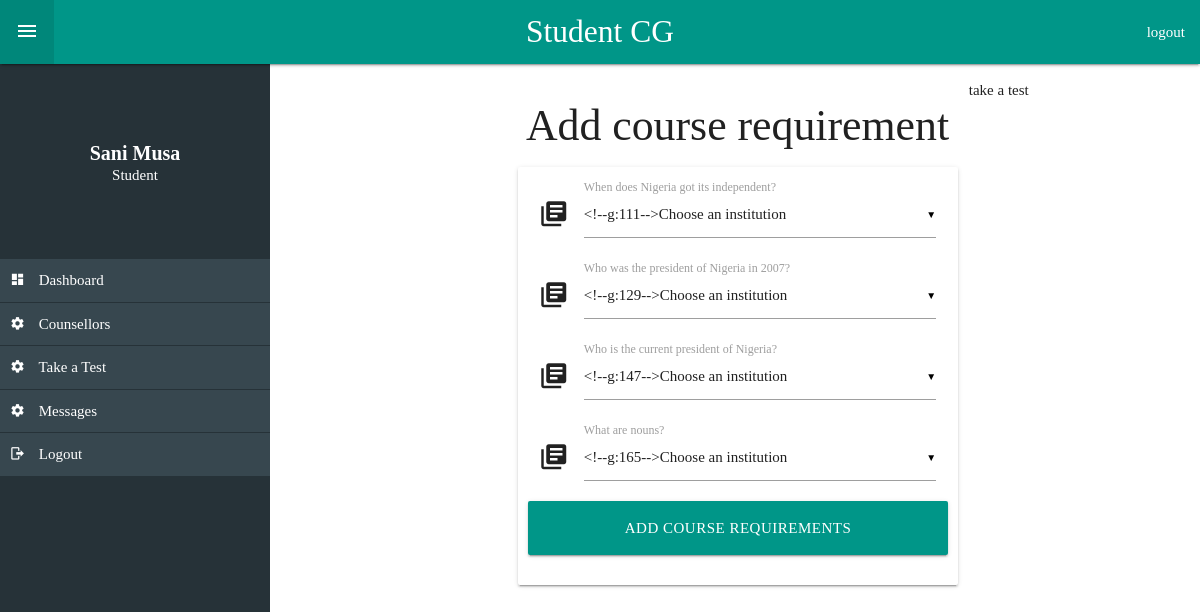
The app's page /student/index.php?action=test (signed in) with its own data.
### tables this page shows
CREATE TABLE `students` (
  `id` int(10) NOT NULL,
  `fullname` varchar(255) NOT NULL,
  `email` varchar(200) NOT NULL,
  `phone` varchar(20) NOT NULL,
  `password` varchar(200) NOT NULL,
  `student_id` varchar(255) NOT NULL
);

CREATE TABLE `questions` (
  `id` int(11) NOT NULL,
  `question` varchar(255) NOT NULL,
  `opt1` varchar(200) NOT NULL,
  `opt2` varchar(200) NOT NULL,
  `answer` varchar(200) NOT NULL
);

### student/includes/test.php (the view, shortened to what this page needs)
<section class="col m6 offset-m3">
	<h3 class="center-align">Add course requirement</h3>
	<div class="card panel" style="padding: 10px;">
		<form action="admin.php?action=add_course_requirement" method="post">
			<div class="row">
			<?php
				$sql = "SELECT * FROM `questions` LIMIT 10";
				$query = @mysqli_query($dbc, $sql);
				while ($data = mysqli_fetch_array($query)) {
			?>
				<div class="input-field col s12 m12">
					<i class="mdi mdi-library-books prefix"></i>
			    <label><?php echo $data["question"] ?></label>
			  </div>
			<?php } ?>
      <br>
      <button class="btn waves-effect hoverable waves-light block teal btn-large" type="submit" name="add_course_requirements">Add Course requirements</button>
		</form>
	</div>
</section><?php
	echo "take a test";

### student/index.php (shortened to what this page needs)
<?php
require_once '../connection.php';
  $email = $_SESSION['student'];
?>
<!DOCTYPE html>
<html lang="en">
<head>
  <link href="../css/materialize.css" type="text/css" rel="stylesheet" media="screen,projection"/>
  <link href="../css/admin.css" type="text/css" rel="stylesheet" media="screen,projection"/>
  <link href="../css/materialdesignicons.min.css" media="all" rel="stylesheet" type="text/css" />
</head>
<body>
	<div class="navbar-fixed">
		<nav role="navigation" class="teal ">
			<div class="nav-wrapper">
				<a href="index.php" class="brand-logo center">Student CG</a>
        <ul id="left">
          <li><a class="toggle"><i class="mdi mdi-menu"></i></a></li>
        </ul>
				<ul class="right ">
					<li><a href="logout.php">logout</a></li>
				</ul>
			</div>
		</nav>
	</div>
  <div class="row">
    <aside class=" blue-grey darken-4 hide-on-small-only" id="sidebar">
      <div class="valign-wrapper sidebar-header">
        <div class="row">
          <div class="col s12">
            <?php
              $sql = "SELECT * FROM `students` WHERE `email`='$email'";
              $query = @mysqli_query($dbc, $sql);
              while ($row = mysqli_fetch_array($query)) {
                $fullname = $row['fullname'];
            ?>
            <div class="white-text center-align">
              <h3 class="h3"><?php echo $fullname; ?></h3>
              <p>Student</p>
            </div>
            <?php } ?>
          </div>
        </div>
      </div>
      <ul class="sidebar-nav">
        <li><a href="index.php"><i class="mdi mdi-view-dashboard"></i> Dashboard</a></li>
        <li><a href="index.php?action=counsellors"><i class="mdi mdi-settings"></i> Counsellors</a></li>
        <li><a href="index.php?action=test"><i class="mdi mdi-settings"></i> Take a Test</a></li>
        <li><a href="index.php?action=messages"><i class="mdi mdi-settings"></i> Messages</a></li>
        <li><a href="logout.php"><i class="mdi mdi-logout"></i> Logout</a></li>
      </ul>
    </aside>
    <main id="main" class="section">
      <?php
        if(isset($_GET['action']) && $_GET['action'] === "test"){
          require_once 'includes/test.php';
        }else if(isset($_GET['action']) && $_GET['action'] === "counsellors"){
          require_once 'includes/counsellors.php';
        }else if(isset($_GET['action']) && $_GET['action'] === "test_scores"){
          require_once 'includes/test_scores.php';
        }else if(isset($_GET['action']) && $_GET['action'] === "messages"){
          require_once 'includes/messages.php';
        }else if(isset($_GET['action']) && $_GET['action'] === "read_reply"){
          require_once 'includes/read_reply.php';
        }
      ?>
    </main>
  </div>
</body>
</html>

### css/admin.css (style rules this page uses)
body { padding-top: 0; font-family: ubuntu; }
#sidebar { display: block; height: 100vh; position: fixed; width: 270px; z-index: 100; overflow-y: scroll; }
#main { margin-left: 275px; min-height: 100vh; }
.block { display: block; width: 100%; }
.toggle { font-size: 20px; }
.sidebar-header { margin-top: 40px; height: 140px; padding: 15px; }
.sidebar-header h3.h3 { margin: 0; font-size: 20px; font-weight: bold }
.sidebar-header p { margin: 0; }
.sidebar-nav { padding-bottom: 55px; }
.sidebar-nav > li > a >i { margin-right: 10px; color: #ffffff; }
.sidebar-nav li a { margin-bottom: 1px; padding: 10px; display: block; background-color: #37474f; color: #fff; }

### records on screen
students: fullname "Sani Musa"
questions: question "When does Nigeria got its independent?"
questions: question "Who was the president of Nigeria in 2007?"
questions: question "Who is the current president of Nigeria?"
questions: question "What are nouns?"
